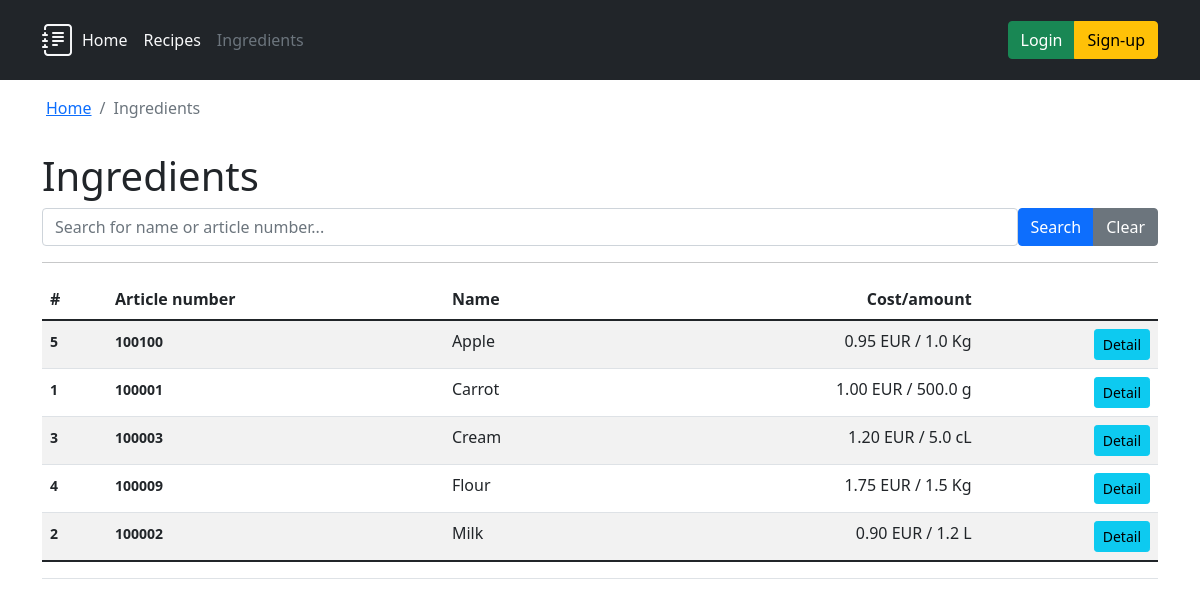
The page /ingredients/ on the database as committed earlier.
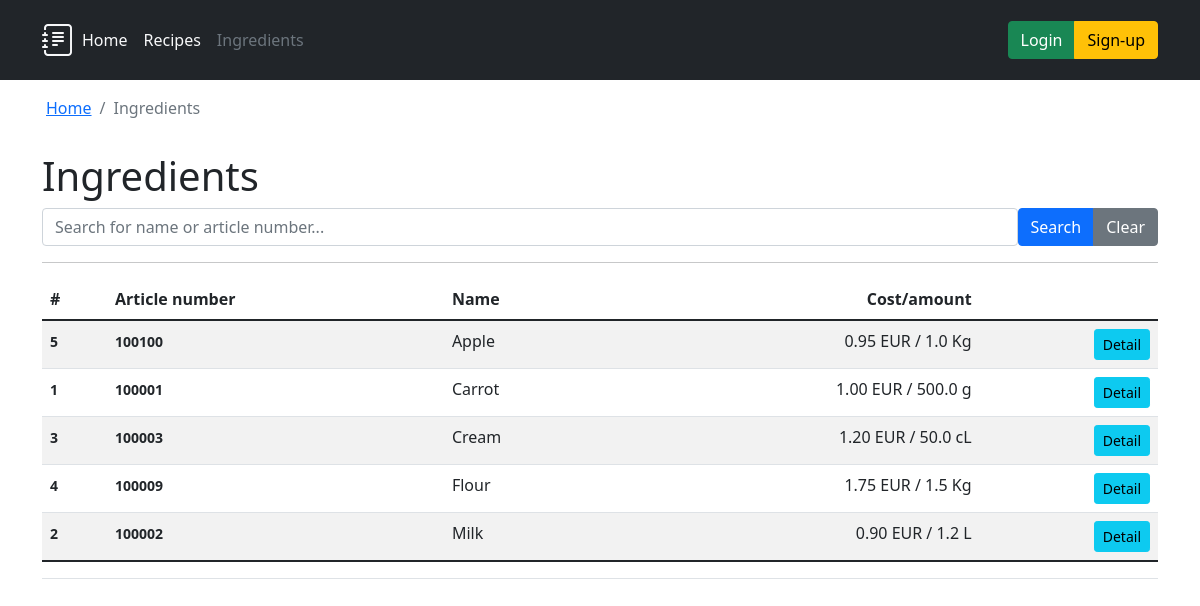
The same page on the database as committed later.
### ingredients/models.py (models this page shows, shortened)
class Ingredient(models.Model):
    class Meta:
        ordering = ('name', 'article_number')
        verbose_name = 'Ingredient'
        verbose_name_plural = 'Ingredients'
    name = models.CharField(verbose_name='Ingredient name', max_length=256)
    article_number = models.CharField(
        verbose_name='Article number', max_length=24)
    base_measurement_unit = models.CharField(
        verbose_name='Measurement Unit', max_length=2, choices=MeasurementUnits.choices)
    base_amount = models.FloatField(verbose_name='Buying Amount', default=0)
    cost_per_base_amount = models.DecimalField(
        verbose_name='Cost per buying amount', max_digits=10, decimal_places=2)
    @admin.display(description='Cost/amount')
    def formatted_cost(self) -> str:
        return f'{self.cost_per_base_amount} EUR / \
            {self.base_amount} {self.base_measurement_unit}'

### ingredients/views.py (the view)
# urls.py: path('', views.IndexView.as_view(), name='index'),
class IndexView(generic.ListView):
    template_name = 'ingredients/index.html'
    context_object_name = 'all_ingredients'
    def get_queryset(self):
        query = self.request.GET.get('q')
        if query:
            return Ingredient.objects.filter(
                Q(name__icontains=query) | Q(article_number=query)
            ).order_by('name')
        else:
            return Ingredient.objects.all().order_by('name')

### ingredients/templates/ingredients/index.html (shortened to what this page needs)
{% extends 'base.html' %}
{% block header %}{% include "header.html" with active_item="ingredients" %}{% endblock header %}
{% block breadcrumb %}
{{ block.super }}
<li class="breadcrumb-item active" aria-current="page">Ingredients</li>
{% endblock breadcrumb %}
{% block content %}
<h1>Ingredients</h1>
<form class="d-flex">
    <input type="search" class="form-control" name="q" placeholder="Search for name or article number..."
        aria-label="Search" value="{{ request.GET.q }}">
    <div class="btn-group" role="group" aria-label="Search controls">
        <input type="submit" class="btn btn-primary" value="Search">
        <a href="{% url 'ingredients:index' %}" role="button" class="btn btn-secondary">Clear</a>
    </div>
</form>
<hr>
{% if all_ingredients %}
<table class="table table-striped table-hover">
    <thead>
        <tr>
            <th>#</th>
            <th>Article number</th>
            <th>Name</th>
            <th class="text-end">Cost/amount</th>
            <th>&nbsp;</th>
        </tr>
    </thead>
    <tbody>
        {% for ingredient in all_ingredients %}
        <tr>
            <th><small>{{ ingredient.id }}</small></th>
            <th><small>{{ ingredient.article_number }}</small></th>
            <td>{{ ingredient.name }}</td>
            <td class="text-end">{{ ingredient.formatted_cost }}</td>
            <td class="text-end">
                <div class="btn-group" role="group" aria-label="Ingredient management">
                    <a href="{% url 'ingredients:detail' ingredient.id %}" role="button"
                        class="btn btn-sm btn-info">Detail</a>
                </div>
            </td>
        </tr>
        {% endfor %}
    </tbody>
    <tfoot>
        <tr>
            <td colspan="5" class="text-end">
            </td>
        </tr>
    </tfoot>
</table>
{% else %}
<p>No ingredients are available.</p>
{% endif %}
{% endblock %}

Rows that differ between the two databases and show on the page:
changed Ingredient "Cream": formatted_cost "1.20 EUR / 5.0 cL" → "1.20 EUR / 50.0 cL"
